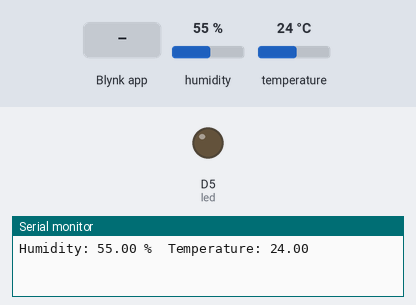
Bench run of a sketch on a simulated ESP8266 (NodeMCU). Shown: output pins drawn as LEDs (lit = HIGH), the last lines printed to the serial monitor. The inputs (shaded band) are chosen by the test bench; at power-on: humidity 55 %, temperature 24 °C. WiFi joins after 1.5 s; servers stay silent unless stated.

Above: at 3.0 s.
3.1 s: Blynk app writes 1 to V2
At 3.5 s:
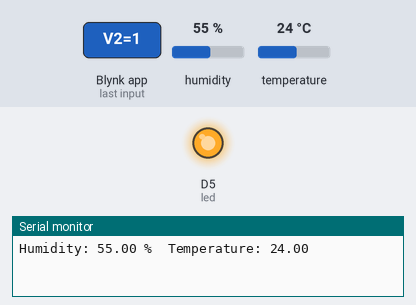
4.6 s: Blynk app writes 0 to V2
At 5.8 s:
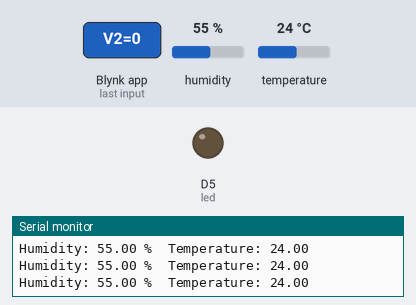
6.1 s: Blynk app writes 200 to V2
At 6.9 s:
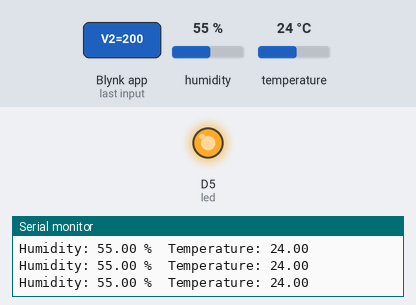
Timing chart, 0 to 9.1 s (numbered marks = the images above; inputs shaded):
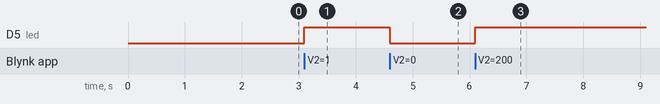

Measured:
- after the input at 3.1 s, D5 (led): LOW → HIGH at once
- after the input at 4.6 s, D5 (led): HIGH → LOW at once
- after the input at 6.1 s, D5 (led): LOW → HIGH at once

The sketch:

Automated_blynk2_IoT_NodeMCU.ino
```cpp
// Repalce below credentials for your blynk
#define BLYNK_TEMPLATE_ID "Template ID"
#define BLYNK_DEVICE_NAME "DeviceID"
#define BLYNK_AUTH_TOKEN "Token"

#define BLYNK_PRINT Serial

#include <ESP8266WiFi.h>
#include <BlynkSimpleEsp8266.h>

char auth[] = BLYNK_AUTH_TOKEN;
char ssid[] = "Baba home";
char pass[] = "home@baba";

#include "DHT.h"
DHT dht(D2, DHT11);

BlynkTimer timer;
int led=D5;

// This function is called every time the Virtual Pin 0 state changes
BLYNK_WRITE(V2)
{
  int s0 = param.asInt();
  digitalWrite(led, s0);
}
void mySensor()
{
  float h = dht.readHumidity();
  float t = dht.readTemperature();
  Blynk.virtualWrite(V0, h);
  Blynk.virtualWrite(V1, t);
  Serial.print("Humidity: ");
  Serial.print(h);
  Serial.print(" %\t");
  Serial.print("Temperature: ");
  Serial.println(t);
}

void setup()
{
  Serial.begin(9600);
  Blynk.begin(auth, ssid, pass);
  pinMode(led, OUTPUT);
  dht.begin();
  timer.setInterval(1000L, mySensor);
}

void loop()
{
  Blynk.run();
  timer.run();
}
```
